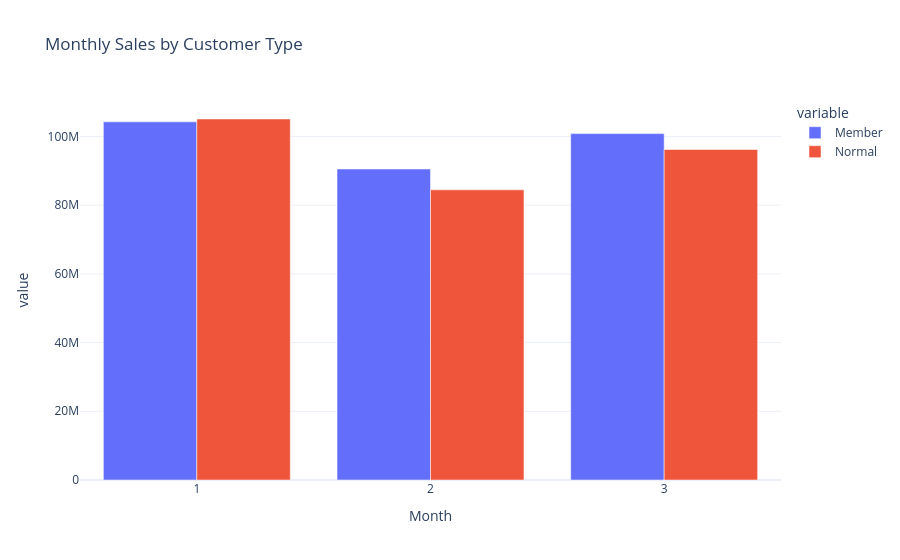

Notebook code for this chart:
### Code cell
month_customer = combined_df.pivot_table(values='Total', index='Month', columns='Customer type', aggfunc='sum').reset_index()

fig = px.bar(month_customer,
             x='Month',
             y=month_customer.columns[1:],  # ['Member', 'Normal']
             barmode='group',
             title='Monthly Sales by Customer Type',
             template='plotly_white')
fig.show()

### Figure 1 — Plotly figure (JSON) as saved in the notebook; plotly's stock layout.template omitted (floating-point values rounded to 4 significant figures)
{"data": [{"alignmentgroup": "True", "hovertemplate": "variable=Member<br>Month=%{x}<br>value=%{y}<extra></extra>", "legendgroup": "Member", "marker": {"color": "#636efa", "pattern": {"shape": ""}}, "name": "Member", "offsetgroup": "Member", "orientation": "v", "showlegend": true, "textposition": "auto", "type": "bar", "x": [1, 2, 3], "xaxis": "x", "y": [104200000.0, 90532890, 100822617], "yaxis": "y"}, {"alignmentgroup": "True", "hovertemplate": "variable=Normal<br>Month=%{x}<br>value=%{y}<extra></extra>", "legendgroup": "Normal", "marker": {"color": "#EF553B", "pattern": {"shape": ""}}, "name": "Normal", "offsetgroup": "Normal", "orientation": "v", "showlegend": true, "textposition": "auto", "type": "bar", "x": [1, 2, 3], "xaxis": "x", "y": [105100000.0, 84460000.0, 96200000.0], "yaxis": "y"}], "layout": {"barmode": "group", "legend": {"title": {"text": "variable"}, "tracegroupgap": 0}, "title": {"text": "Monthly Sales by Customer Type"}, "xaxis": {"anchor": "y", "domain": [0, 1], "title": {"text": "Month"}}, "yaxis": {"anchor": "x", "domain": [0, 1], "title": {"text": "value"}}}}
